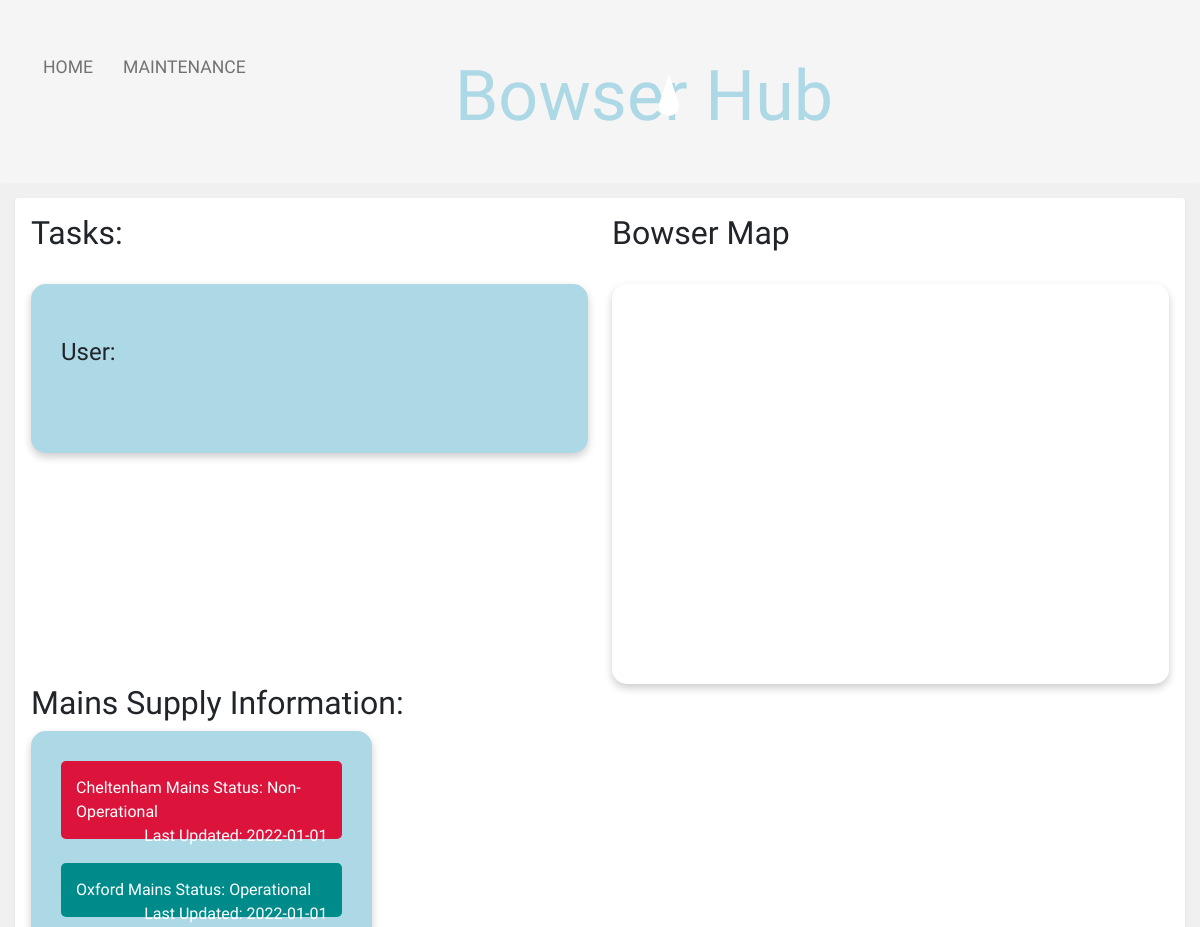
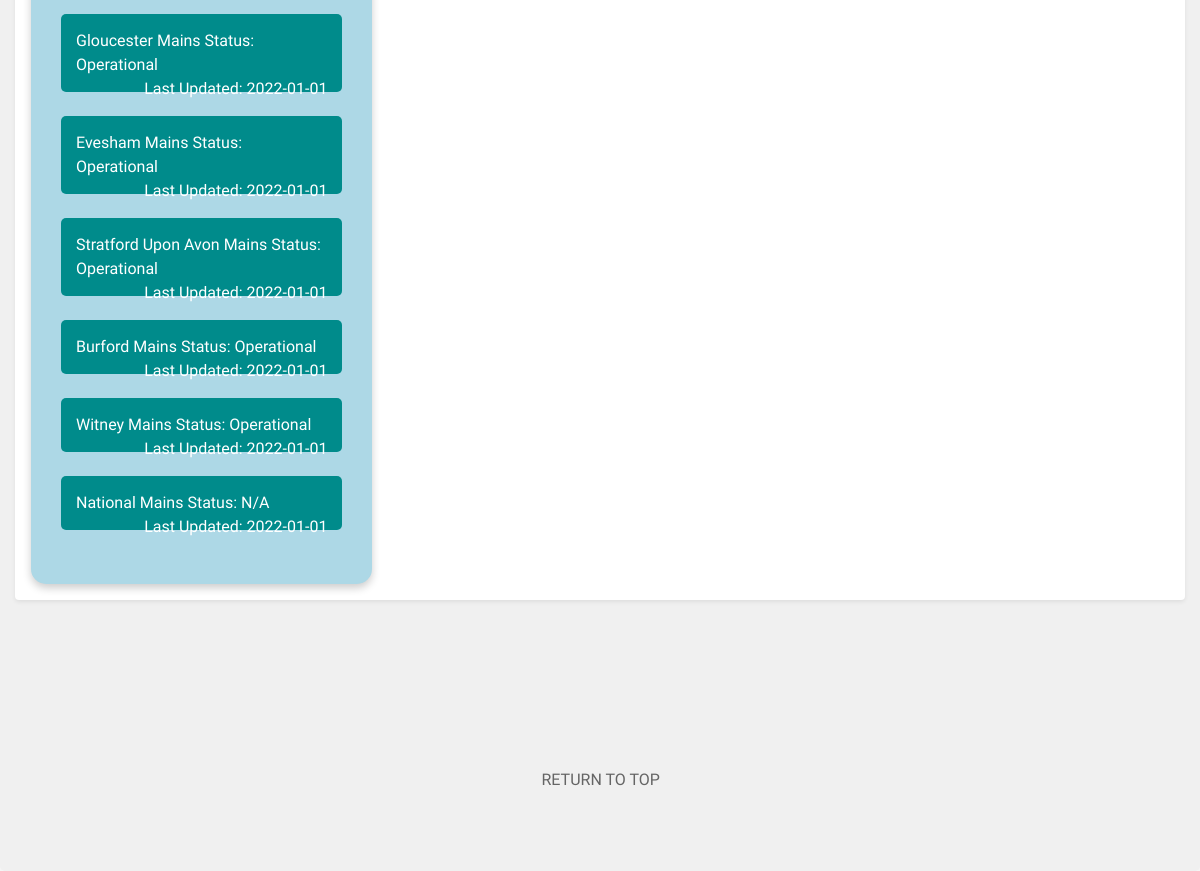
Page /maintenance/maintenance.php on the committed database (2 pictures, top to bottom).
### tables this page shows
CREATE TABLE `tbl_area` (
  `Area_ID` int(11) NOT NULL,
  `Area_Name` varchar(100) NOT NULL,
  `Area_Mains_Status` varchar(100) NOT NULL,
  `Last_Modified` date NOT NULL DEFAULT '2022-01-01'
);

### maintenance/maintenance.php (the view, shortened to what this page needs)
<?php
$connection = OpenConnection();
?>
<!doctype html>
<html lang="en">
<head>
    <link href="https://cdn.jsdelivr.net/npm/bootstrap@5.1.1/dist/css/bootstrap.min.css" rel="stylesheet">
    <link rel="stylesheet" href="../global/global.css" type="text/css">
    <link rel="stylesheet" href="maintenance.css" type="text/css">
</head>
<body>
<div>
    <div class="nav-wrapper">
        <div class="left-side">
            <div class="nav-link-wrapper active-nav-link">
                <a class="text-focus-in" href="../home/index.php">Home</a>
            </div>
            <div class="nav-link-wrapper active-nav-link">
                <a class="text-focus-in" href="maintenance.php">Maintenance</a>
            </div>
        </div>
        <div class="middle">
            <h2 class="text-focus-in" id="navTitle">Bowser Hub</h2>
            <div class="drop"></div>
        </div>
        <div class="right-side">
        </div>
    </div>
    <div class="upperPage">
        <div class="shadow-sm p-3 mb-5 bg-body rounded">
            <div class="row">
                <div class="col">
                    <h2> Tasks:</h2>
                    <br />
                    <ul class="maintenance_list">
                        <br />
                        <h4>User: <?php
                            ?> </h4>
                        <br /><br />
                </div>
                <div class="col">
                    <div class="text_area">
                        <h2>Bowser Map</h2>
                        <br />
                        <div class="mapDiv"  id="map"></div>
                    </div>
                </div>
            </div>
            <h2>  Mains Supply Information:</h2>
            <div class ="backgroundBox">
            <?php
            $mainsSQL = "SELECT * FROM tbl_area ORDER BY Last_Modified DESC";
            $mainsQuery = mysqli_query($connection, $mainsSQL);
            foreach ($mainsQuery as $area){
                $areaName = $area['Area_Name'];
                $areaStatus = $area['Area_Mains_Status'];
                $areaLastModified = $area['Last_Modified'];
                switch ($areaStatus){
                    case "Operational":
                        $areaDiv = "operational";
                        break;
                    case "Non-Operational":
                        $areaDiv = "broken";
                        break;
                }
                echo "<div id = $areaDiv >";
                echo $areaName," Mains Status: ", $areaStatus," <span style='float:right'> Last Updated: ", $areaLastModified, "</span>","</div> <br/>";
            }
            ?>
            </div>
        </div>
        <br /><br /><br /><br /><br />
        <p><a id="top_link" href="#back_to_top" >RETURN TO TOP</a></p>
        <br />  <br />
</body>
</html>

### global/global.css (style rules this page uses)
.left-side { margin-left: 5px; }
body { font-family: "Comfortaa", cursive; margin: 0px; background-color: whitesmoke; }
.nav-wrapper { display: flex; justify-content: space-between; padding: 38px; font-size: larger; }
#navTitle { font-family: 'Rubik Moonrocks', cursive; font-size: 90px; color: lightblue; margin-left: 30pc; }
.left-side { display: flex; margin-left: -4%; }
.nav-wrapper > .left-side > div { margin-right: 30px; text-transform: uppercase; font-size: 1.1rem; }
.nav-link-wrapper { height: 22px; border-bottom: 1px solid transparent; transition: border-bottom 0.5s; }
.active-nav-link a { color: #727272; }
.nav-link-wrapper a { color: #727272; text-decoration: none; transition: color 0.5s; }
.text-focus-in { -webkit-animation: text-focus-in 0.7s cubic-bezier(0.55, 0.085, 0.68, 0.53) both; animation: text-focus-in 0.7s cubic-bezier(0.55, 0.085, 0.68, 0.53) both; animation-delay: 0.7s; }
.middle { margin-left: -30%; }
.upperPage { background-color: rgb(240, 240, 240); border-radius: 5px; padding: 15px; margin-top: -35px; }
#top_link { color: #656565; margin-left: 45%; }
a:link { text-decoration: none; }
#map { height: 400px; }
.mapDiv { padding: 5px; border: 0; border-radius: 15px; box-shadow: 0 4px 8px 0 rgba(0, 0, 0, 0.2); }
@media only screen and (max-width: 1200px) { .middle { margin-left: -50px; } }
@media only screen and (max-width: 1200px) { #navTitle { margin-left: -50px; font-size: 70px; } }
.drop { position: relative; width: 20px; height: 20px; top: -50px; margin: 0 auto; background: #FFF; -moz-border-radius: 20px; -webkit-border-radius: 20px; border-radius: 20px; -moz-animation-name: drip; -webkit-animation-name: drip; animation-name: drip; -moz-animation-timing-function: cubic-bezier(1,0,.91,.19); -webkit-animation-timing-function: cubic-bezier(1,0,.91,.19); animation-timing-function: cubic-bezier(1,0,.91,.19); -moz-animation-duration: 2s; -webkit-animation-duration: 2s; animation-duration: 2s; -moz-animation-iteration-count: infinite; -webkit-animation-iteration-count: infinite; animation-iteration-count: infinite; }
.drop:before { content: ""; position: absolute; width: 0; height: 0; border-left: 10px solid transparent; border-right: 10px solid transparent; border-bottom: 30px solid rgba(255,255,255,1); top: -22px; }

### maintenance/maintenance.css (style rules this page uses)
.maintenance_list { padding: 30px; background-color: lightblue; border: 0; border-radius: 15px; box-shadow: 0 4px 8px 0 rgba(0, 0, 0, 0.2); }
.left-side { margin-left: 5px; }
.backgroundBox { width: 30%; padding: 30px; background-color: lightblue; border: 0; border-radius: 15px; box-shadow: 0 4px 8px 0 rgba(0, 0, 0, 0.2); }
#operational { padding: 15px; background-color: darkcyan ; border: 0; border-radius: 5px; font-size: medium; color: white; }
#broken { padding: 15px; background-color: Crimson ; border: 0; border-radius: 5px; font-size: medium; color: white; }

### rows in the picture
tbl_area: Area_Name "Cheltenham", Area_Mains_Status "Non-Operational", Last_Modified "2022-01-01"
tbl_area: Area_Name "Oxford", Area_Mains_Status "Operational", Last_Modified "2022-01-01"
tbl_area: Area_Name "Gloucester", Area_Mains_Status "Operational", Last_Modified "2022-01-01"
tbl_area: Area_Name "Evesham", Area_Mains_Status "Operational", Last_Modified "2022-01-01"
tbl_area: Area_Name "Stratford Upon Avon", Area_Mains_Status "Operational", Last_Modified "2022-01-01"
tbl_area: Area_Name "Burford", Area_Mains_Status "Operational", Last_Modified "2022-01-01"
tbl_area: Area_Name "Witney", Area_Mains_Status "Operational", Last_Modified "2022-01-01"
tbl_area: Area_Name "National", Area_Mains_Status "N/A", Last_Modified "2022-01-01"
